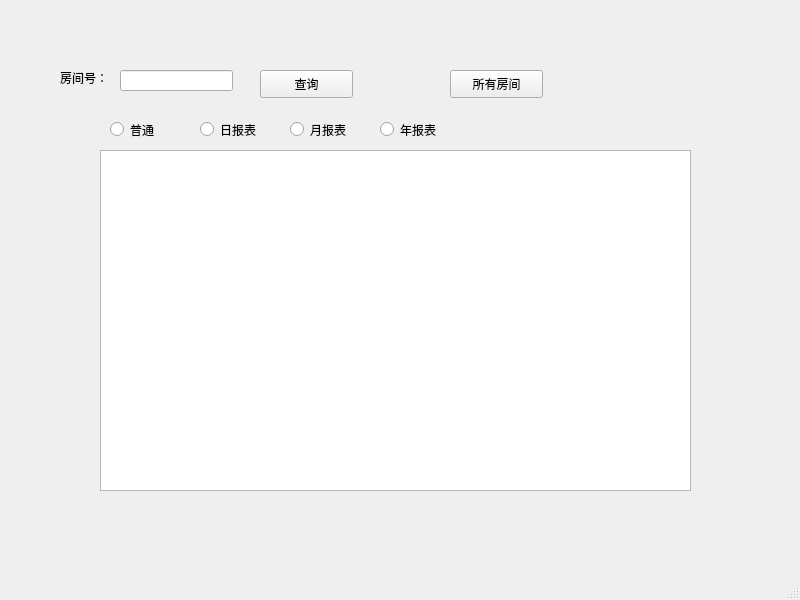
<?xml version="1.0" encoding="UTF-8"?>
<ui version="4.0">
 <class>MainWindow</class>
 <widget class="QMainWindow" name="MainWindow">
  <property name="geometry">
   <rect>
    <x>0</x>
    <y>0</y>
    <width>800</width>
    <height>600</height>
   </rect>
  </property>
  <property name="windowTitle">
   <string>MainWindow</string>
  </property>
  <widget class="QWidget" name="centralwidget">
   <widget class="QTableView" name="tableView">
    <property name="geometry">
     <rect>
      <x>100</x>
      <y>150</y>
      <width>591</width>
      <height>341</height>
     </rect>
    </property>
   </widget>
   <widget class="QLabel" name="label">
    <property name="geometry">
     <rect>
      <x>60</x>
      <y>70</y>
      <width>72</width>
      <height>15</height>
     </rect>
    </property>
    <property name="text">
     <string>房间号：</string>
    </property>
   </widget>
   <widget class="QLineEdit" name="lineEdit">
    <property name="geometry">
     <rect>
      <x>120</x>
      <y>70</y>
      <width>113</width>
      <height>21</height>
     </rect>
    </property>
   </widget>
   <widget class="QPushButton" name="one_room">
    <property name="geometry">
     <rect>
      <x>260</x>
      <y>70</y>
      <width>93</width>
      <height>28</height>
     </rect>
    </property>
    <property name="text">
     <string>查询</string>
    </property>
   </widget>
   <widget class="QPushButton" name="all_room">
    <property name="geometry">
     <rect>
      <x>450</x>
      <y>70</y>
      <width>93</width>
      <height>28</height>
     </rect>
    </property>
    <property name="text">
     <string>所有房间</string>
    </property>
   </widget>
   <widget class="QRadioButton" name="radioButton">
    <property name="geometry">
     <rect>
      <x>110</x>
      <y>120</y>
      <width>115</width>
      <height>19</height>
     </rect>
    </property>
    <property name="text">
     <string>普通</string>
    </property>
   </widget>
   <widget class="QRadioButton" name="radioButton_2">
    <property name="geometry">
     <rect>
      <x>200</x>
      <y>120</y>
      <width>115</width>
      <height>19</height>
     </rect>
    </property>
    <property name="text">
     <string>日报表</string>
    </property>
   </widget>
   <widget class="QRadioButton" name="radioButton_3">
    <property name="geometry">
     <rect>
      <x>290</x>
      <y>120</y>
      <width>115</width>
      <height>19</height>
     </rect>
    </property>
    <property name="text">
     <string>月报表</string>
    </property>
   </widget>
   <widget class="QRadioButton" name="radioButton_4">
    <property name="geometry">
     <rect>
      <x>380</x>
      <y>120</y>
      <width>115</width>
      <height>19</height>
     </rect>
    </property>
    <property name="text">
     <string>年报表</string>
    </property>
   </widget>
  </widget>
  <widget class="QMenuBar" name="menubar">
   <property name="geometry">
    <rect>
     <x>0</x>
     <y>0</y>
     <width>800</width>
     <height>26</height>
    </rect>
   </property>
  </widget>
  <widget class="QStatusBar" name="statusbar"/>
 </widget>
 <resources/>
 <connections/>
</ui>
